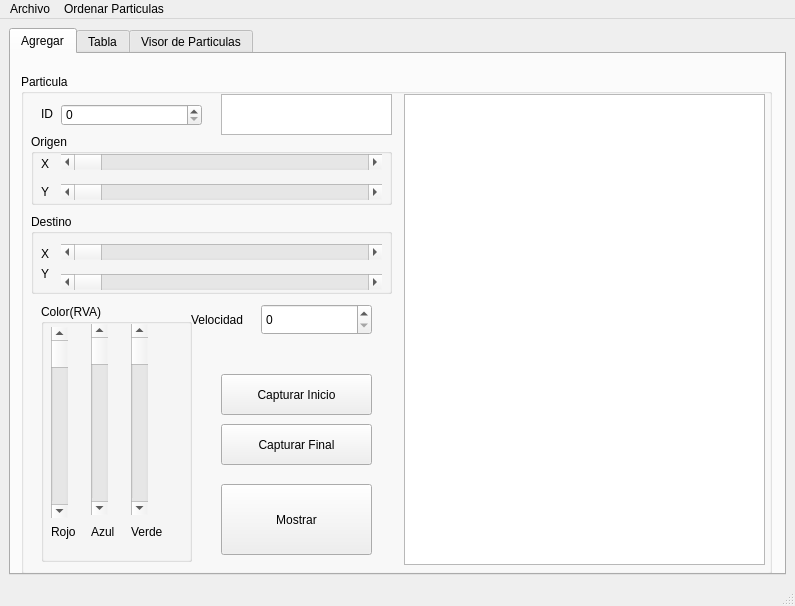
<?xml version="1.0" encoding="UTF-8"?>
<ui version="4.0">
 <class>MainWindow</class>
 <widget class="QMainWindow" name="MainWindow">
  <property name="geometry">
   <rect>
    <x>0</x>
    <y>0</y>
    <width>795</width>
    <height>606</height>
   </rect>
  </property>
  <property name="font">
   <font>
    <family>MS Sans Serif</family>
   </font>
  </property>
  <property name="windowTitle">
   <string>MainWindow</string>
  </property>
  <widget class="QWidget" name="centralwidget">
   <layout class="QVBoxLayout" name="verticalLayout">
    <item>
     <widget class="QTabWidget" name="tabWidget">
      <property name="currentIndex">
       <number>0</number>
      </property>
      <widget class="QWidget" name="tab">
       <attribute name="title">
        <string>Agregar</string>
       </attribute>
       <widget class="QGroupBox" name="groupBox">
        <property name="geometry">
         <rect>
          <x>10</x>
          <y>20</y>
          <width>751</width>
          <height>500</height>
         </rect>
        </property>
        <property name="title">
         <string>Particula</string>
        </property>
        <widget class="QSpinBox" name="ID">
         <property name="geometry">
          <rect>
           <x>40</x>
           <y>30</y>
           <width>141</width>
           <height>22</height>
          </rect>
         </property>
         <property name="accelerated">
          <bool>false</bool>
         </property>
         <property name="maximum">
          <number>10000000</number>
         </property>
        </widget>
        <widget class="QSpinBox" name="Velocidad">
         <property name="geometry">
          <rect>
           <x>240</x>
           <y>230</y>
           <width>111</width>
           <height>31</height>
          </rect>
         </property>
         <property name="maximum">
          <number>1000000</number>
         </property>
        </widget>
        <widget class="QGroupBox" name="groupBox_2">
         <property name="geometry">
          <rect>
           <x>20</x>
           <y>230</y>
           <width>151</width>
           <height>258</height>
          </rect>
         </property>
         <property name="title">
          <string>Color(RVA)</string>
         </property>
         <widget class="QScrollBar" name="Verde">
          <property name="geometry">
           <rect>
            <x>90</x>
            <y>20</y>
            <width>17</width>
            <height>191</height>
           </rect>
          </property>
          <property name="maximum">
           <number>255</number>
          </property>
          <property name="orientation">
           <enum>Qt::Vertical</enum>
          </property>
         </widget>
         <widget class="QScrollBar" name="Azul">
          <property name="geometry">
           <rect>
            <x>50</x>
            <y>20</y>
            <width>17</width>
            <height>191</height>
           </rect>
          </property>
          <property name="maximum">
           <number>255</number>
          </property>
          <property name="orientation">
           <enum>Qt::Vertical</enum>
          </property>
         </widget>
         <widget class="QLabel" name="label">
          <property name="geometry">
           <rect>
            <x>10</x>
            <y>220</y>
            <width>31</width>
            <height>16</height>
           </rect>
          </property>
          <property name="text">
           <string>Rojo</string>
          </property>
         </widget>
         <widget class="QLabel" name="label_2">
          <property name="geometry">
           <rect>
            <x>90</x>
            <y>220</y>
            <width>41</width>
            <height>16</height>
           </rect>
          </property>
          <property name="text">
           <string>Verde</string>
          </property>
         </widget>
         <widget class="QLabel" name="label_3">
          <property name="geometry">
           <rect>
            <x>50</x>
            <y>220</y>
            <width>31</width>
            <height>16</height>
           </rect>
          </property>
          <property name="text">
           <string>Azul</string>
          </property>
         </widget>
         <widget class="QScrollBar" name="Rojo">
          <property name="geometry">
           <rect>
            <x>10</x>
            <y>23</y>
            <width>17</width>
            <height>191</height>
           </rect>
          </property>
          <property name="maximum">
           <number>255</number>
          </property>
          <property name="orientation">
           <enum>Qt::Vertical</enum>
          </property>
         </widget>
        </widget>
        <widget class="QLabel" name="label_4">
         <property name="geometry">
          <rect>
           <x>20</x>
           <y>30</y>
           <width>47</width>
           <height>20</height>
          </rect>
         </property>
         <property name="text">
          <string>ID</string>
         </property>
        </widget>
        <widget class="QGroupBox" name="groupBox_3">
         <property name="geometry">
          <rect>
           <x>10</x>
           <y>60</y>
           <width>361</width>
           <height>71</height>
          </rect>
         </property>
         <property name="title">
          <string>Origen</string>
         </property>
         <widget class="QLabel" name="label_5">
          <property name="geometry">
           <rect>
            <x>10</x>
            <y>20</y>
            <width>20</width>
            <height>20</height>
           </rect>
          </property>
          <property name="text">
           <string>X</string>
          </property>
         </widget>
         <widget class="QScrollBar" name="OrigenX">
          <property name="geometry">
           <rect>
            <x>30</x>
            <y>20</y>
            <width>321</width>
            <height>16</height>
           </rect>
          </property>
          <property name="maximum">
           <number>500</number>
          </property>
          <property name="orientation">
           <enum>Qt::Horizontal</enum>
          </property>
         </widget>
         <widget class="QLabel" name="label_6">
          <property name="geometry">
           <rect>
            <x>10</x>
            <y>50</y>
            <width>16</width>
            <height>16</height>
           </rect>
          </property>
          <property name="text">
           <string>Y</string>
          </property>
         </widget>
         <widget class="QScrollBar" name="OrigenY">
          <property name="geometry">
           <rect>
            <x>30</x>
            <y>50</y>
            <width>321</width>
            <height>16</height>
           </rect>
          </property>
          <property name="maximum">
           <number>500</number>
          </property>
          <property name="orientation">
           <enum>Qt::Horizontal</enum>
          </property>
         </widget>
        </widget>
        <widget class="QGroupBox" name="groupBox_4">
         <property name="geometry">
          <rect>
           <x>10</x>
           <y>140</y>
           <width>361</width>
           <height>80</height>
          </rect>
         </property>
         <property name="title">
          <string>Destino</string>
         </property>
         <widget class="QScrollBar" name="DestinoX">
          <property name="geometry">
           <rect>
            <x>30</x>
            <y>30</y>
            <width>321</width>
            <height>16</height>
           </rect>
          </property>
          <property name="maximum">
           <number>500</number>
          </property>
          <property name="orientation">
           <enum>Qt::Horizontal</enum>
          </property>
         </widget>
         <widget class="QLabel" name="label_7">
          <property name="geometry">
           <rect>
            <x>10</x>
            <y>30</y>
            <width>20</width>
            <height>20</height>
           </rect>
          </property>
          <property name="text">
           <string>X</string>
          </property>
         </widget>
         <widget class="QLabel" name="label_8">
          <property name="geometry">
           <rect>
            <x>10</x>
            <y>50</y>
            <width>20</width>
            <height>20</height>
           </rect>
          </property>
          <property name="text">
           <string>Y</string>
          </property>
         </widget>
         <widget class="QScrollBar" name="DestinoY">
          <property name="geometry">
           <rect>
            <x>30</x>
            <y>60</y>
            <width>321</width>
            <height>16</height>
           </rect>
          </property>
          <property name="maximum">
           <number>500</number>
          </property>
          <property name="orientation">
           <enum>Qt::Horizontal</enum>
          </property>
         </widget>
        </widget>
        <widget class="QLabel" name="label_9">
         <property name="geometry">
          <rect>
           <x>170</x>
           <y>230</y>
           <width>71</width>
           <height>31</height>
          </rect>
         </property>
         <property name="text">
          <string>Velocidad</string>
         </property>
        </widget>
        <widget class="QPushButton" name="Mostrar">
         <property name="geometry">
          <rect>
           <x>200</x>
           <y>410</y>
           <width>151</width>
           <height>71</height>
          </rect>
         </property>
         <property name="text">
          <string>Mostrar</string>
         </property>
        </widget>
        <widget class="QPlainTextEdit" name="salida">
         <property name="geometry">
          <rect>
           <x>383</x>
           <y>20</y>
           <width>361</width>
           <height>471</height>
          </rect>
         </property>
        </widget>
        <widget class="QPushButton" name="Iniciocap">
         <property name="geometry">
          <rect>
           <x>200</x>
           <y>300</y>
           <width>151</width>
           <height>41</height>
          </rect>
         </property>
         <property name="text">
          <string>Capturar Inicio</string>
         </property>
        </widget>
        <widget class="QPushButton" name="finalcap">
         <property name="geometry">
          <rect>
           <x>200</x>
           <y>350</y>
           <width>151</width>
           <height>41</height>
          </rect>
         </property>
         <property name="text">
          <string>Capturar Final</string>
         </property>
        </widget>
        <widget class="QPlainTextEdit" name="NumAct">
         <property name="geometry">
          <rect>
           <x>200</x>
           <y>20</y>
           <width>171</width>
           <height>41</height>
          </rect>
         </property>
        </widget>
       </widget>
      </widget>
      <widget class="QWidget" name="tab_2">
       <attribute name="title">
        <string>Tabla</string>
       </attribute>
       <layout class="QGridLayout" name="gridLayout">
        <item row="0" column="0" colspan="3">
         <widget class="QTableWidget" name="Tabla"/>
        </item>
        <item row="1" column="0">
         <widget class="QLineEdit" name="LineadeBusqueda">
          <property name="placeholderText">
           <string>ID de la Particula</string>
          </property>
         </widget>
        </item>
        <item row="1" column="1">
         <widget class="QPushButton" name="Buscar_push">
          <property name="text">
           <string>Buscar</string>
          </property>
         </widget>
        </item>
        <item row="1" column="2">
         <widget class="QPushButton" name="Mostrartabla_push">
          <property name="text">
           <string>Mostrar</string>
          </property>
         </widget>
        </item>
       </layout>
      </widget>
      <widget class="QWidget" name="tab_3">
       <attribute name="title">
        <string>Visor de Particulas</string>
       </attribute>
       <layout class="QGridLayout" name="gridLayout_2">
        <item row="0" column="0" colspan="2">
         <widget class="QGraphicsView" name="graphicsView"/>
        </item>
        <item row="1" column="0">
         <widget class="QPushButton" name="Dibujarpush">
          <property name="text">
           <string>Dibujar</string>
          </property>
         </widget>
        </item>
        <item row="1" column="1">
         <widget class="QPushButton" name="Limpiarpush">
          <property name="text">
           <string>Limpiar</string>
          </property>
         </widget>
        </item>
       </layout>
      </widget>
     </widget>
    </item>
   </layout>
  </widget>
  <widget class="QMenuBar" name="menubar">
   <property name="geometry">
    <rect>
     <x>0</x>
     <y>0</y>
     <width>795</width>
     <height>22</height>
    </rect>
   </property>
   <widget class="QMenu" name="menuArchivos">
    <property name="title">
     <string>Archivo</string>
    </property>
    <addaction name="actionAbrir"/>
    <addaction name="actionGuardar"/>
   </widget>
   <widget class="QMenu" name="menuOrdenar_Particulas">
    <property name="title">
     <string>Ordenar Particulas</string>
    </property>
    <addaction name="actionPor_ID"/>
    <addaction name="actionVelocidad"/>
    <addaction name="actionDistancia"/>
   </widget>
   <addaction name="menuArchivos"/>
   <addaction name="menuOrdenar_Particulas"/>
  </widget>
  <widget class="QStatusBar" name="statusbar"/>
  <action name="actionAbrir">
   <property name="text">
    <string>Accion Abrir</string>
   </property>
   <property name="shortcut">
    <string>Ctrl+O</string>
   </property>
  </action>
  <action name="actionGuardar">
   <property name="text">
    <string>Accion Guardar</string>
   </property>
   <property name="shortcut">
    <string>Ctrl+S</string>
   </property>
  </action>
  <action name="actionPor_ID">
   <property name="text">
    <string>ID</string>
   </property>
  </action>
  <action name="actionVelocidad">
   <property name="text">
    <string>Velocidad</string>
   </property>
  </action>
  <action name="actionDistancia">
   <property name="text">
    <string>Distancia</string>
   </property>
  </action>
 </widget>
 <resources/>
 <connections/>
</ui>
